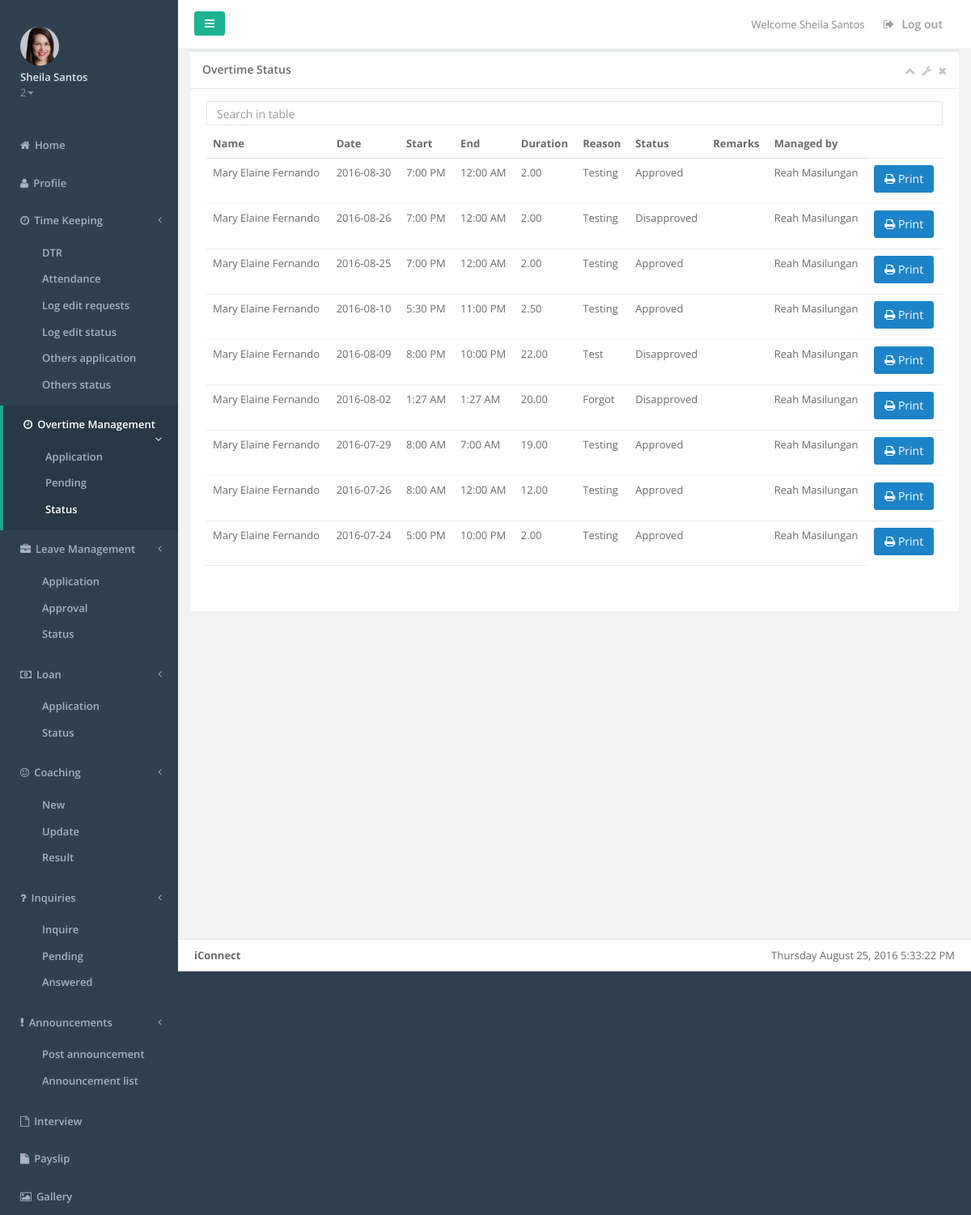
The page /overtimetracer2.php (signed in) on the database its author committed.
### tables this page shows
CREATE TABLE IF NOT EXISTS `employee` (
  `employee_id` int(10) NOT NULL,
  `employee_lastname` varchar(35) NOT NULL,
  `employee_firstname` varchar(35) NOT NULL,
  `employee_middlename` varchar(35) NOT NULL,
  `employee_gender` varchar(6) NOT NULL,
  `employee_birthday` date NOT NULL,
  `employee_marital` varchar(15) NOT NULL,
  `employee_address` varchar(100) NOT NULL,
  `employee_city` varchar(20) NOT NULL,
  `employee_zip` varchar(10) NOT NULL,
  `employee_email` varchar(255) NOT NULL,
  `employee_cellnum` varchar(15) NOT NULL,
  `employee_type` varchar(20) NOT NULL,
  `employee_jobtitle` varchar(25) NOT NULL,
  `employee_empstatus` varchar(50) NOT NULL,
  `employee_department` varchar(25) NOT NULL,
  `employee_rate` int(6) NOT NULL,
  `employee_taxcode` varchar(9) NOT NULL,
  `employee_dependency` int(2) NOT NULL,
  `employee_sss` varchar(30) NOT NULL,
  `employee_philhealth` varchar(30) NOT NULL,
  `employee_pagibig` varchar(30) NOT NULL,
  `employee_tin` varchar(30) NOT NULL,
  `employee_shift` varchar(20) NOT NULL,
  `employee_datehired` date NOT NULL,
  `employee_restday` varchar(30) NOT NULL,
  `employee_password` varchar(25) NOT NULL,
  `employee_payslippassword` varchar(50) NOT NULL,
  `employee_sickleave` int(2) NOT NULL DEFAULT '0',
  `employee_vacationleave` int(2) NOT NULL DEFAULT '0',
  `employee_incentive` int(2) NOT NULL DEFAULT '0',
  `employee_maternityleave` int(2) NOT NULL DEFAULT '0',
  `employee_paternityleave` int(2) NOT NULL DEFAULT '0',
  `employee_singleparentleave` int(2) NOT NULL DEFAULT '0',
  `employee_status` varchar(10) NOT NULL DEFAULT 'active',
  `employee_team` varchar(50) NOT NULL,
  `employee_team1` varchar(100) NOT NULL,
  `employee_team2` varchar(100) NOT NULL,
  `employee_team3` varchar(100) NOT NULL,
  `employee_level` int(3) NOT NULL,
  `date_start` date NOT NULL,
  `date_end` date NOT NULL,
  `image` longblob NOT NULL,
  `cutoff` varchar(50) NOT NULL,
  `test` varchar(999) NOT NULL,
  `test_idate` date NOT NULL,
  `test_edate` date NOT NULL,
  `loan` varchar(999) NOT NULL,
  `loan_idate` date NOT NULL,
  `loan_edate` date NOT NULL,
  `account_number` int(200) NOT NULL
);

CREATE TABLE IF NOT EXISTS `overtime` (
  `overtime_id` int(10) NOT NULL,
  `employee_id` varchar(10) NOT NULL,
  `overtime_date` date NOT NULL,
  `overtime_start` time NOT NULL,
  `overtime_end` time NOT NULL,
  `overtime_duration` double(5,2) NOT NULL,
  `overtime_reason` varchar(100) NOT NULL,
  `overtime_remarks` varchar(100) NOT NULL,
  `overtime_status` varchar(12) NOT NULL DEFAULT 'Pending',
  `overtime_approvedby` varchar(50) NOT NULL,
  `overtime_approvaldate` date NOT NULL
);

### overtimetracer2.php (the view, shortened to what the rows shown need)
 <!DOCTYPE html>
<html>
	<head>
		<?php
			include('supervisormenuheader.php');
			$team = $_SESSION['employee_team'];
		?>
	</head>
	<body>
		<div class="row">
        <div class="col-lg-12">
        <div class="ibox float-e-margins">
            <div class="ibox-content">
				<?php
					include('dbconfig.php');
						if ($result = $mysqli->query("SELECT * FROM overtime INNER JOIN employee ON employee.employee_id = overtime.employee_id WHERE (overtime.overtime_status = 'Approved' OR overtime.overtime_status = 'Disapproved') AND employee.employee_level = '1' and employee.employee_team LIKE '$team' ORDER BY overtime.overtime_date DESC"))
						{
							if ($result->num_rows > 0)
							{
								echo "<table class='footable table table-stripped' data-page-size='20' data-limit-navigation='5' data-filter=#filter>";
								echo "<thead>";
								echo "<tr>";
								echo "<th>Name</th>";
								echo "<th>Date</th>";
								echo "<th>Start</th>";
								echo "<th>End</th>";
								echo "<th>Duration</th>";
								echo "<th>Reason</th>";
								echo "<th>Status</th>";
								echo "<th>Remarks</th>";
								echo "<th>Managed by</th>";
								echo "</tr>";
								echo "</thead>";
								while ($row = mysqli_fetch_object($result))
								{
									$overtime =$row->overtime_id;
									$empsid =$row->employee_id;
									echo "<tr>";
									echo "<td>" . $row->employee_firstname . " " . $row->employee_lastname . "</td>";
									echo "<td>" . date("Y-m-d",strtotime($row->overtime_date)) . "</td>";
									echo "<td>" . date("g:i A",strtotime($row->overtime_start)) . "</td>";
									echo "<td>" . date("g:i A",strtotime($row->overtime_end)) . "</td>";
									$OTin = $row->overtime_start;
									$OTout = $row->overtime_end;
									$OTCount = date('H:i', strtotime($OTout) - strtotime($OTin) - strtotime('03:00'));
									$arrayOTCount = split(':', $OTCount);
									$OTCountMin = $arrayOTCount[1]/60;
									$OTCountDec = sprintf("%.2f", $arrayOTCount[0]+$OTCountMin);
									if($OTCountDec >= 5.00) {
										$OTCountDec = $OTCountDec - 1.00;
										$OTCountDec = sprintf("%.2f", $OTCountDec);
									}
									echo "<td>" . $OTCountDec . "</td>";
									echo "<td>" . $row->overtime_reason . "</td>";
									echo "<td>" . $row->overtime_status . "</td>";
									echo "<td>" . $row->overtime_remarks . "</td>";
									echo "<td>" . $row->overtime_approvedby. "</td>";
									echo "<td> <a href = 'overtimeform.php?id=$empsid&otid=$overtime'><button class='btn btn-success' type='button'><i class='fa fa-print'></i> Print</button></a></td>";
									echo "</tr>";
								}
								echo "</table>";
							}
						}
				?>
			</div>
        </div>
        </div>
        </div>
		<?php
			include('menufooter.php');
		?>
	</body>
</html>

### supervisormenuheader.php (shortened to what the rows shown need)
<?php
include('dbconfig.php');
$employee_id = $_SESSION['logsession'];
?>
<!DOCTYPE html>
<html>
<head>
    <link href="css/bootstrap.min.css" rel="stylesheet">
    <link href="font-awesome/css/font-awesome.css" rel="stylesheet">
    <link href="css/plugins/morris/morris-0.4.3.min.css" rel="stylesheet">
    <link href="css/animate.css" rel="stylesheet">
    <link href="css/style.css" rel="stylesheet">
    <link href="css/plugins/footable/footable.core.css" rel="stylesheet">
	<link rel="stylesheet" type="text/css" href="dist/sweetalert2.css">
	<link href="css/plugins/jasny/jasny-bootstrap.min.css" rel="stylesheet">
	<link rel="stylesheet" type="text/css" href="sweetalert2-master/dist/sweetalert2.css">
	  <link href="css/plugins/daterangepicker/daterangepicker-bs3.css" rel="stylesheet">
	<link rel="stylesheet" type="text/css" href="//cdn.jsdelivr.net/bootstrap.daterangepicker/2/daterangepicker.css" />
			 <link href="css/plugins/toastr/toastr.min.css" rel="stylesheet">
		<link href="css/animate.css" rel="stylesheet">
    <link href="css/style.css" rel="stylesheet">
			<link rel="stylesheet" href="//code.jquery.com/ui/1.11.4/themes/smoothness/jquery-ui.css">
</head>
<body>
    <div id="wrapper">
		<nav class="navbar-default navbar-static-side" role="navigation">
			<div class="sidebar-collapse">
				<ul class="nav metismenu" id="side-menu">
					<li class="nav-header">
						<div class="dropdown profile-element">
							<span>
								<?php if ($result1 = $mysqli->query("SELECT * FROM employee WHERE employee_id = '$employee_id'")){
										while ($row22 = mysqli_fetch_object($result1))
										{echo "<img class='img-circle' src='images/".$row22->image."' alt='banner' width='48' height='48' />";}
									}
								?>
							</span>
						</div>
					</li>
				</ul>
			</div>
		</nav>

### rows shown on the page
employee: image (picture)
overtime: employee.employee_firstname "Mary Elaine", employee.employee_lastname "Fernando", overtime_date "2016-08-30", overtime_start "7:00 PM", overtime_end "12:00 AM", OTCountDec "2.00", overtime_reason "Testing", overtime_status "Approved", overtime_approvedby "Reah Masilungan"
overtime: employee.employee_firstname "Mary Elaine", employee.employee_lastname "Fernando", overtime_date "2016-08-26", overtime_start "7:00 PM", overtime_end "12:00 AM", OTCountDec "2.00", overtime_reason "Testing", overtime_status "Disapproved", overtime_approvedby "Reah Masilungan"
overtime: employee.employee_firstname "Mary Elaine", employee.employee_lastname "Fernando", overtime_date "2016-08-25", overtime_start "7:00 PM", overtime_end "12:00 AM", OTCountDec "2.00", overtime_reason "Testing", overtime_status "Approved", overtime_approvedby "Reah Masilungan"
overtime: employee.employee_firstname "Mary Elaine", employee.employee_lastname "Fernando", overtime_date "2016-08-10", overtime_start "5:30 PM", overtime_end "11:00 PM", OTCountDec "2.50", overtime_reason "Testing", overtime_status "Approved", overtime_approvedby "Reah Masilungan"
overtime: employee.employee_firstname "Mary Elaine", employee.employee_lastname "Fernando", overtime_date "2016-08-09", overtime_start "8:00 PM", overtime_end "10:00 PM", OTCountDec "22.00", overtime_reason "Test", overtime_status "Disapproved", overtime_approvedby "Reah Masilungan"
overtime: employee.employee_firstname "Mary Elaine", employee.employee_lastname "Fernando", overtime_date "2016-08-02", overtime_start "1:27 AM", overtime_end "1:27 AM", OTCountDec "20.00", overtime_reason "Forgot", overtime_status "Disapproved", overtime_approvedby "Reah Masilungan"
overtime: employee.employee_firstname "Mary Elaine", employee.employee_lastname "Fernando", overtime_date "2016-07-29", overtime_start "8:00 AM", overtime_end "7:00 AM", OTCountDec "19.00", overtime_reason "Testing", overtime_status "Approved", overtime_approvedby "Reah Masilungan"
overtime: employee.employee_firstname "Mary Elaine", employee.employee_lastname "Fernando", overtime_date "2016-07-26", overtime_start "8:00 AM", overtime_end "12:00 AM", OTCountDec "12.00", overtime_reason "Testing", overtime_status "Approved", overtime_approvedby "Reah Masilungan"
overtime: employee.employee_firstname "Mary Elaine", employee.employee_lastname "Fernando", overtime_date "2016-07-24", overtime_start "5:00 PM", overtime_end "10:00 PM", OTCountDec "2.00", overtime_reason "Testing", overtime_status "Approved", overtime_approvedby "Reah Masilungan"

### other values the page prints
$_SESSION['fname'] "Sheila"
$_SESSION['lname'] "Santos"
$_SESSION['employee_level'] "2"
